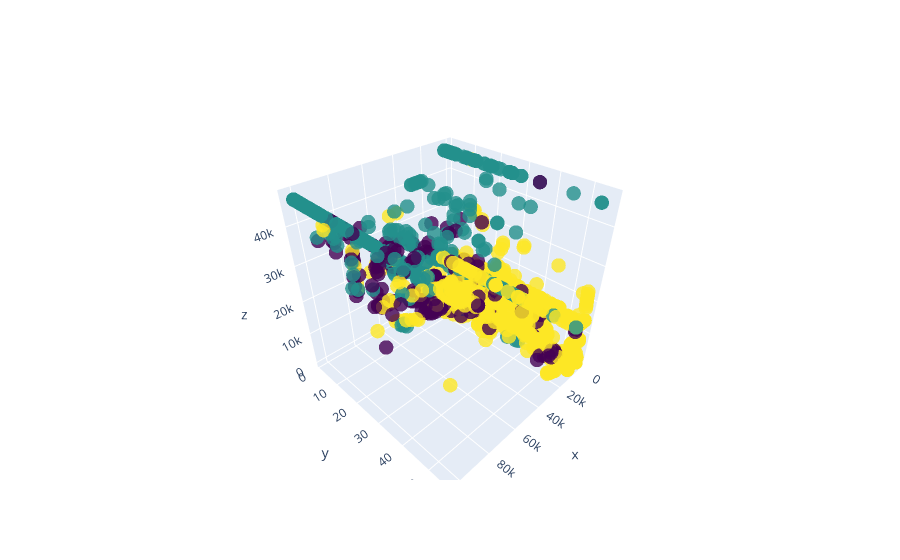

The code cell stored with this chart in its notebook:
### Code cell
fig = go.Figure(data=go.Scatter3d(
    x=df_normalized.iloc[:, 0],  # assuming the DataFrame has at least three columns
    y=df_normalized.iloc[:, 1],
    z=df_normalized.iloc[:, 2],
    mode='markers',
    marker=dict(
        size=5,
        color=labels_kmeans,  # set color to the K-Means cluster labels
        colorscale='Viridis',  # choose a colorscale
        opacity=0.8
    )
))

fig.show()

### Figure 1 — Plotly figure (JSON) as saved in the notebook; plotly's stock layout.template omitted (floating-point values rounded to 4 significant figures; data arrays with more than 128 entries replaced by an {"elided": "..."} marker saying what was removed)
{"data": [{"marker": {"color": {"elided": "2704 int values"}, "colorscale": [[0, "#440154"], [0.1111, "#482878"], [0.2222, "#3e4989"], [0.3333, "#31688e"], [0.4444, "#26828e"], [0.5556, "#1f9e89"], [0.6667, "#35b779"], [0.7778, "#6ece58"], [0.8889, "#b5de2b"], [1, "#fde725"]], "opacity": 0.8, "size": 5}, "mode": "markers", "type": "scatter3d", "x": {"elided": "2704 float values"}, "y": {"elided": "2704 float values"}, "z": {"elided": "2704 float values"}}], "layout": {}}
